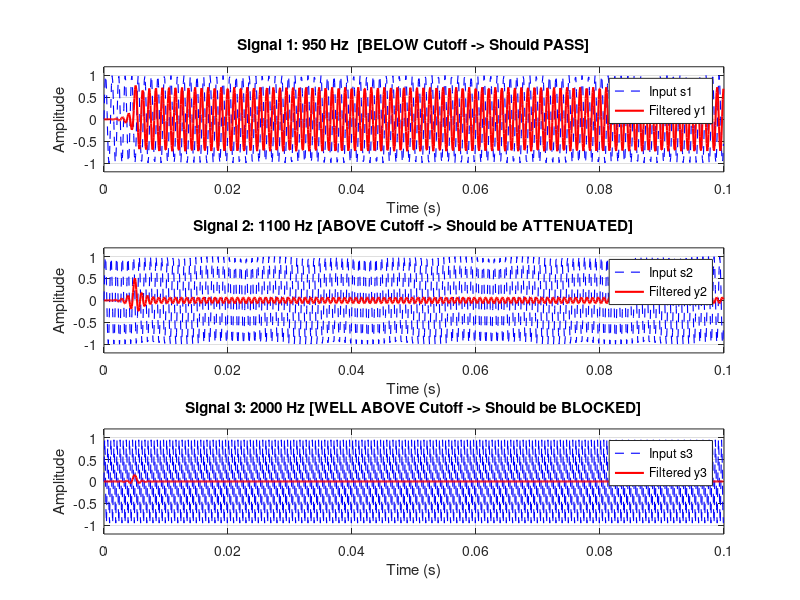

Recreate this plot in MATLAB. (Note: this script raises an error after producing the figure.)
%% ============================================================
%% FIR Filter Design, Signal Generation & Verilog Verification
%% Sampling Freq = 10000 Hz | Cutoff = 1000 Hz | Taps = 100
%% Q(2,14) Fixed Point Format
%% ============================================================

clear; clc; close all;

%% ---- PARAMETERS ----
fs  = 10000;   % Sampling frequency (Hz)
fc  = 1000;    % Cutoff frequency (Hz)
N   = 100;     % Number of taps
Q   = 14;      % Fractional bits in Q(2,14)
dur = 0.1;     % Signal duration (seconds) = 1000 samples

%% ============================================================
%% PART 1: DESIGN FIR FILTER USING fir1()
%% ============================================================

% fir1(order, normalized_cutoff)
% order = N-1 = 99
% normalized cutoff = fc / (fs/2) = 1000/5000 = 0.2
h = fir1(N-1, fc/(fs/2));

fprintf('=== FIR Filter Designed ===\n');
fprintf('Taps         : %d\n', N);
fprintf('Cutoff       : %d Hz\n', fc);
fprintf('Sampling Freq: %d Hz\n', fs);
fprintf('Coeff range  : [%.6f, %.6f]\n', min(h), max(h));

%% ---- Convert coefficients to Q(2,14) fixed point ----
h_fixed = round(h * 2^Q);
fprintf('Q(2,14) range: [%d, %d]\n', min(h_fixed), max(h_fixed));

% Save all 100 coefficients (used by Direct Form and genvar)
fid = fopen('coeffs.txt', 'w');
for i = 1:N
    fprintf(fid, '%d\n', h_fixed(i));
end
fclose(fid);

% Save first 50 coefficients only (used by Optimized/Symmetric Form)
fid = fopen('coeffs_half.txt', 'w');
for i = 1:N/2
    fprintf(fid, '%d\n', h_fixed(i));
end
fclose(fid);

fprintf('Saved: coeffs.txt (100 values), coeffs_half.txt (50 values)\n\n');

%% ============================================================
%% PART 2: GENERATE 3 SINEWAVES AND CONVERT TO Q(2,14)
%% ============================================================

t = (0 : 1/fs : dur - 1/fs);    % Time vector: 1000 samples

s1 = sin(2*pi*950 *t);   %  950 Hz -> BELOW cutoff -> should PASS
s2 = sin(2*pi*1100*t);   % 1100 Hz -> ABOVE cutoff -> should be ATTENUATED
s3 = sin(2*pi*2000*t);   % 2000 Hz -> WELL ABOVE   -> should be BLOCKED

% Convert to Q(2,14) integers
s1_fixed = round(s1 * 2^Q);
s2_fixed = round(s2 * 2^Q);
s3_fixed = round(s3 * 2^Q);

signals_fixed = {s1_fixed, s2_fixed, s3_fixed};
freqs = [950, 1100, 2000];

% Save signal files
for i = 1:3
    fid = fopen(sprintf('signal%d.txt', i), 'w');
    fprintf(fid, '%d\n', signals_fixed{i});
    fclose(fid);
    fprintf('Saved signal%d.txt (%d Hz, %d samples)\n', i, freqs(i), length(t));
end

fprintf('\nQ(2,14) signal range: [%d, %d]\n\n', min(s1_fixed), max(s1_fixed));

%% ============================================================
%% PART 3: FILTER SIGNALS IN MATLAB (REFERENCE OUTPUT)
%% ============================================================

y1_matlab = filter(h, 1, s1);
y2_matlab = filter(h, 1, s2);
y3_matlab = filter(h, 1, s3);

fprintf('=== MATLAB Reference Filtering Done ===\n');
fprintf('Signal 1 (950 Hz)  output amplitude: %.4f\n', max(abs(y1_matlab(end-100:end))));
fprintf('Signal 2 (1100 Hz) output amplitude: %.4f\n', max(abs(y2_matlab(end-100:end))));
fprintf('Signal 3 (2000 Hz) output amplitude: %.4f\n', max(abs(y3_matlab(end-100:end))));

%% ---- Plot MATLAB Filter Outputs ----
figure('Name', 'MATLAB FIR Filter Output (Reference)', 'Position', [100 100 1000 700]);

subplot(3,1,1);
plot(t, s1, 'b--', 'LineWidth', 0.8); hold on;
plot(t, y1_matlab, 'r', 'LineWidth', 1.5);
title('Signal 1: 950 Hz  [BELOW Cutoff -> Should PASS]');
xlabel('Time (s)'); ylabel('Amplitude');
legend('Input s1', 'Filtered y1'); grid on;
ylim([-1.2 1.2]);

subplot(3,1,2);
plot(t, s2, 'b--', 'LineWidth', 0.8); hold on;
plot(t, y2_matlab, 'r', 'LineWidth', 1.5);
title('Signal 2: 1100 Hz [ABOVE Cutoff -> Should be ATTENUATED]');
xlabel('Time (s)'); ylabel('Amplitude');
legend('Input s2', 'Filtered y2'); grid on;
ylim([-1.2 1.2]);

subplot(3,1,3);
plot(t, s3, 'b--', 'LineWidth', 0.8); hold on;
plot(t, y3_matlab, 'r', 'LineWidth', 1.5);
title('Signal 3: 2000 Hz [WELL ABOVE Cutoff -> Should be BLOCKED]');
xlabel('Time (s)'); ylabel('Amplitude');
legend('Input s3', 'Filtered y3'); grid on;
ylim([-1.2 1.2]);

sgtitle('MATLAB FIR Filter Output (Reference)', 'FontSize', 14, 'FontWeight', 'bold');



%% ============================================================
%% PART 4: VERILOG OUTPUT VERIFICATION (SEPARATE PLOTS)
%% ============================================================

methods     = {'direct', 'optimized', 'genvar'};
y_ref       = {y1_matlab, y2_matlab, y3_matlab};
freq_labels = {'950 Hz (Pass)', '1100 Hz (Atten)', '2000 Hz (Block)'};

fprintf('=== Verilog Output Verification ===\n');

all_match = true;

for m = 1:3
    
    figure('Name', upper(methods{m}), 'Position', [200 100 1000 900]);

    for s = 1:3
        
        fname = sprintf('output_%s_s%d.txt', methods{m}, s);

        if exist(fname, 'file')

            y_veri_raw   = load(fname);

            % Convert Q(4,28) -> float
            y_veri_float = double(y_veri_raw) / 2^28;

            n_pts = min(length(y_veri_float), length(y_ref{s}));

            mse = mean((y_ref{s}(1:n_pts) - y_veri_float(1:n_pts)').^2);
            snr_db = 10*log10(mean(y_ref{s}(1:n_pts).^2) / (mse + eps));

            % MATLAB output plot
            subplot(6,1,2*s-1)
            plot(t(1:n_pts), y_ref{s}(1:n_pts), 'b', 'LineWidth', 1.5);
            title(sprintf('MATLAB Output | %s', freq_labels{s}));
            ylabel('Amplitude');
            grid on;

            % Verilog output plot
            subplot(6,1,2*s)
            plot(t(1:n_pts), y_veri_float(1:n_pts), 'r', 'LineWidth', 1.5);
            title(sprintf('Verilog Output | %s | MSE=%.2e | SNR=%.1f dB', ...
                  freq_labels{s}, mse, snr_db));
            xlabel('Time (s)');
            ylabel('Amplitude');
            grid on;

            fprintf('%-12s | %s | MSE=%.3e | SNR=%.1f dB\n', ...
                    methods{m}, freq_labels{s}, mse, snr_db);

        else

            subplot(6,1,2*s-1)
            title(sprintf('%s | %s [File Not Found]', ...
                  upper(methods{m}), freq_labels{s}));

            text(0.5,0.5,sprintf('Run Verilog sim\n%s',fname), ...
                 'HorizontalAlignment','center','Units','normalized');

            all_match = false;

        end
    end

    sgtitle(sprintf('MATLAB vs Verilog Outputs (%s Method)', upper(methods{m})));

    % Save figure
    saveas(gcf, sprintf('comparison_%s.png', methods{m}));

end

if all_match
    fprintf('\n=== ALL VERILOG OUTPUTS VERIFIED SUCCESSFULLY ===\n');
else
    fprintf('\nSome output files not found. Run Verilog simulation first.\n');
end
